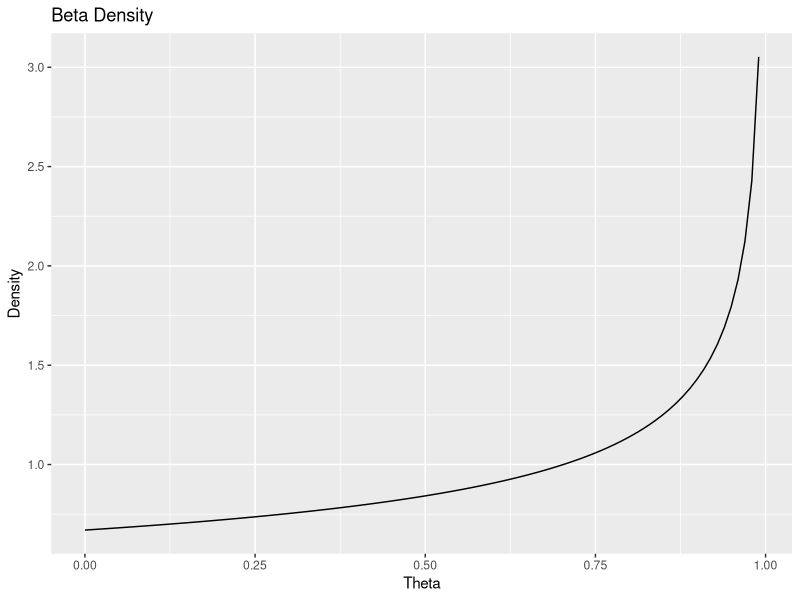
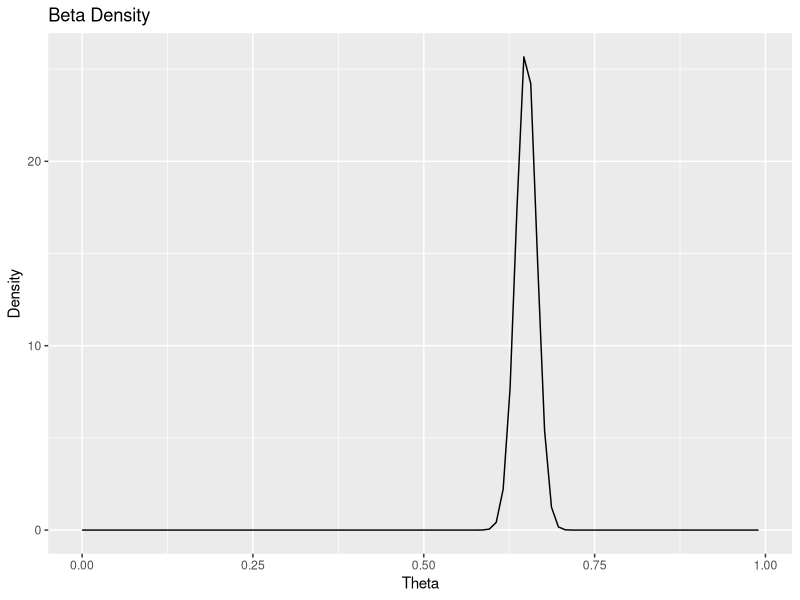

Here is the R script that generated these plots, in order:

## Load in necessary packages

library(ggplot2)

## Set mean and variance

mu <- 0.6
var <- 0.09



##### Part a



## Estimate the beta parameters

est_beta_params <- function(mu, var) {
    
    alpha <- (((1 - mu) / var) - (1 / mu)) * mu^2
    beta <- alpha * ((1 / mu) - 1)
    return(round(c(alpha, beta), 2))
    
}

beta_params <- est_beta_params(mu, var)

## Establish the x-axis values

theta <- seq(0, 1, length.out = 100)

## Set the beta density

beta_density <- dbeta(x = theta,
                      shape1 = beta_params[1],
                      shape2 = beta_params[2])

beta_density <- beta_density[-length(beta_density)]
theta <- theta[-length(theta)]

## Build the density plot

ggplot() +
    geom_line(aes(x = theta, y = beta_density)) +
    labs(x = "Theta", y = "Density", title = "Beta Density")



##### Part b



## Set the sample size

n <- 1000

## Set the number of yes votes

y <- n * 0.65

## Set post alpha and beta

post_alpha <- y + beta_params[1]
post_beta <- (n - y) + beta_params[2]

## Posterior mean and variance

post_mean <- round(post_alpha / (post_alpha + post_beta), 4)
post_var <- round(sqrt((post_alpha * post_beta) / ((post_alpha + post_beta)^2 * (post_alpha + post_beta + 1))), 4)

## Calculate the posterior density

post_density <- dbeta(x = theta,
                      shape1 = post_alpha,
                      shape2 = post_beta)

## Build the density plot

ggplot() +
    geom_line(aes(x = theta, y = post_density)) +
    labs(x = "Theta", y = "Density", title = "Beta Density")
